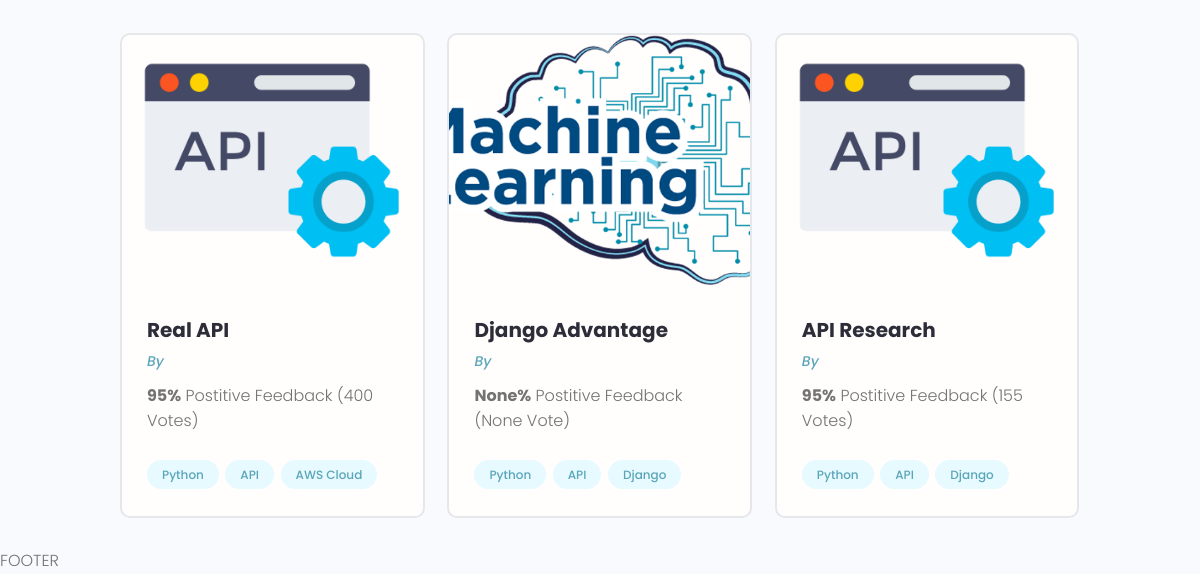
The page /projects/ (lower part) on the database as committed earlier.
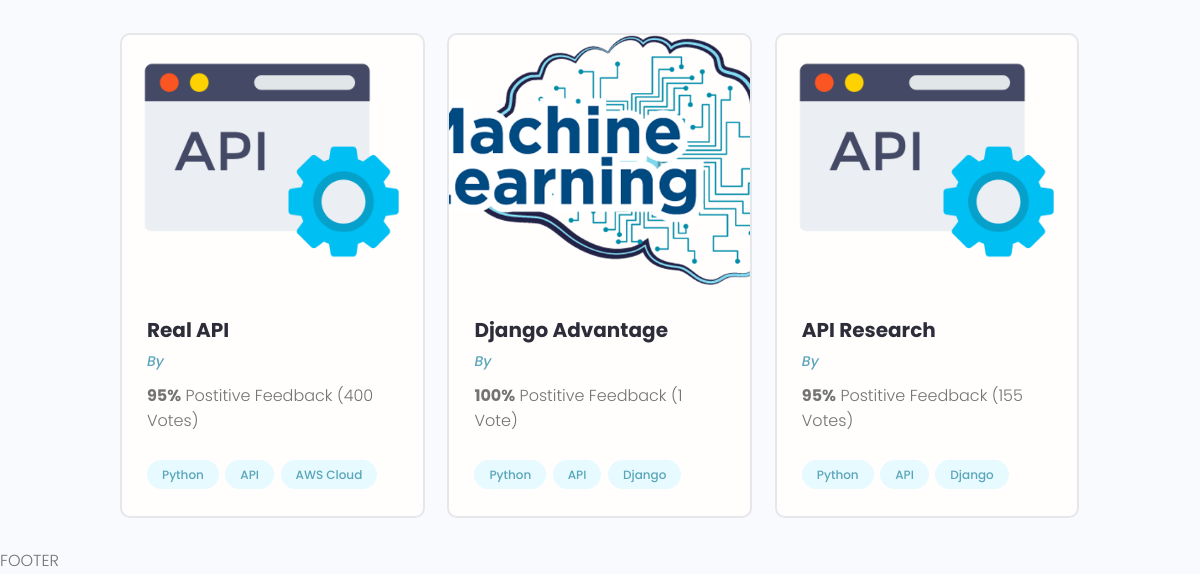
The same page on the database as committed later.
### projects/models.py (models this page shows, shortened)
class Project(models.Model):
    owner = models.ForeignKey(Profile, null=True, blank=True, on_delete=models.SET_NULL)
    title = models.CharField(max_length=200)
    description = models.TextField(null=True, blank=True)
    featured_image = models.ImageField(null=True, blank=True, default='default.img')
    demo_link = models.CharField(max_length=200, null=True, blank=True)
    source_link = models.CharField(max_length=2000, null=True, blank=True)
    tags = models.ManyToManyField('Tag', blank=True)
    vote_total = models.IntegerField(null=True, blank=True)
    vote_ratio = models.IntegerField(null=True, blank=True)
    created = models.DateTimeField(auto_now_add=True)
    id = models.UUIDField(default=uuid.uuid4, unique=True, primary_key=True, editable=False)

### projects/views.py (the view)
# urls.py: path('projects/', include('projects.urls')),
def projects(request):
    projects = Project.objects.all()
    context = {'projects': projects }
    return render(request, 'projects/projects.html', context)

### projects/models.py (called while the page is built)
    def __str__(self):
        return self.name

### projects/templates/projects/projects.html (shortened to what this page needs)
<!DOCTYPE html>
<html lang="en">
    <head>
    </head>
    <body>
        {% extends 'main.html' %}
        {% block content %}
        <main class="projects">
            <section class="projectsList">
            <div class="container">
                <div class="grid grid--three">
                {% for project in projects %}
                <div class="column">
                    <div class="card project ">
                    <a href="{% url 'project' project.id %}" class="project">
                        <img class="project__thumbnail" src="{{ project.featured_image.url }}" alt="project thumbnail" />
                        <div class="card__body">
                        <h3 class="project__title">{{project.title}}</h3>
                        <p><a class="project__author" href="{% url 'user-profile' project.owner.id %}">By {{project.owner.name}}</a></p>
                        <p class="project--rating">
                            <span style="font-weight: bold;">{{project.vote_ratio}}%</span>
                            Postitive Feedback ({{project.vote_total}} Vote{{project.vote_total|pluralize:'s'}})
                        </p>
                        <div class="project__tags">
                            {% for tag in project.tags.all %}
                            <span class="tag tag--pill tag--main">
                            <small>{{ tag }}</small>
                            </span>
                            {% endfor %}
                        </div>
                    </a>
                    </div>
                    </div>
                </div>
                {% endfor %}
            </section>
        </main>
        {% endblock content %}

Rows that differ between the two databases and show on the page:
changed Project "Django Advantage": vote_ratio "None" → "100"; vote_total "None" → "1"
